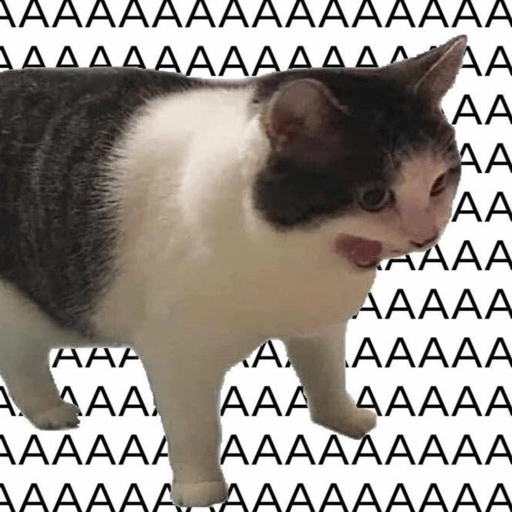
#> input picture aula_opencv/imagem.webp, 512 x 512 px
$ python main.py
#> lines starting #> are read from the running program, lines starting #| are printed output that depends on the picture
import cv2

def main():
    # cv2.imshow("Hello OpenCV", cv2.imread("aaaaaaaa.webp"))

    ## alterar de BGR para RGB
    # img = cv2.imread("aaaaaaaa.webp")
    # img = cv2.cvtColor(img, cv2.COLOR_BGR2RGB)

    ## aterar para escala de cinza
    img = cv2.imread("imagem.webp")
#> img is the input picture: shape (512, 512, 3); mean B, G, R 142, 148.3, 154.3
    img = cv2.cvtColor(img, cv2.COLOR_BGR2GRAY)
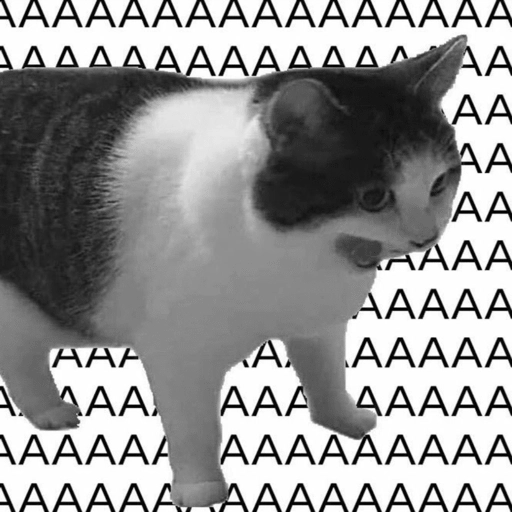
#> img: shape (512, 512); min 0, max 255, mean 149.4


    cv2.imshow("Hello OpenCV", img)


main()
cv2.waitKey(0)
